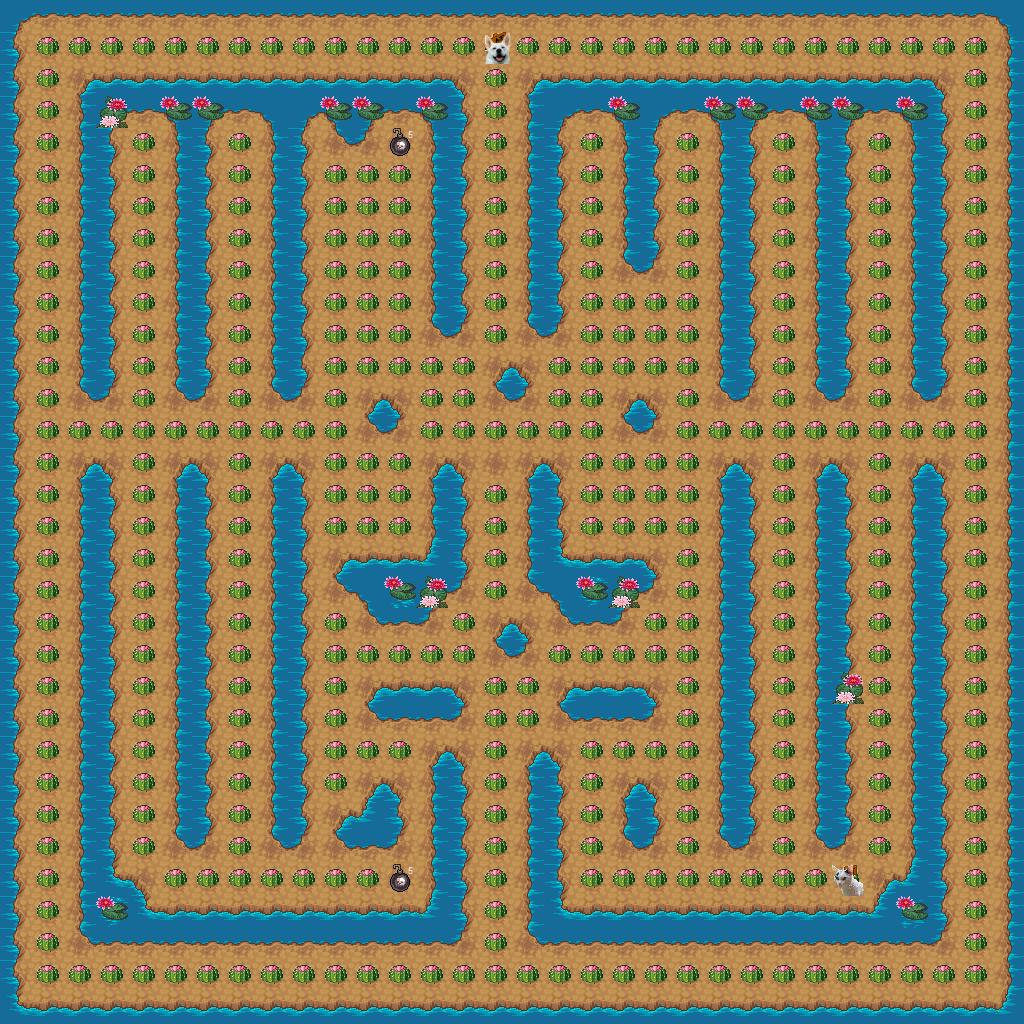

A level layout from a 2D game, rendered from its tile map. Below: a short description, then the map file with tile-grid data replaced by summaries:
An orthogonal 32x32 tile map with 32x32 px tiles, 5 tile layers (Ground, Frame, Dekor, Bonus, ...).

<map version="1.9" tiledversion="1.9.0" orientation="orthogonal" renderorder="right-down" width="32" height="32" tilewidth="32" tileheight="32" infinite="0" nextlayerid="6" nextobjectid="1">
 <editorsettings>
  <export target="../src/main/resources/maps/JustCats.tmj" format="json" />
 </editorsettings>
 <properties>
  <property name="Description">Welcome to the promised grumpy cat land. A land full of joy and meat and
cheese but also full of grumpy cats. 
Collect all pills to leave that part of the world. Cats don't like noise.
Perhaps you can find something to stunn the cat?</property>
  <property name="Name" value="Just Cats" />
 </properties>
 <tileset firstgid="1" source="Terrain.tsx" />
 <layer id="1" name="Ground" width="32" height="32">
  <data>[1024 cells, 1024 non-empty, 1 distinct tile ids]</data>
 </layer>
 <layer id="2" name="Frame" width="32" height="32">
  <data>[1024 cells, 646 non-empty, 15 distinct tile ids]</data>
 </layer>
 <layer id="3" name="Dekor" width="32" height="32">
  <data>[1024 cells, 19 non-empty, 2 distinct tile ids]</data>
 </layer>
 <layer id="4" name="Bonus" width="32" height="32">
  <data>[1024 cells, 377 non-empty, 2 distinct tile ids]</data>
 </layer>
 <layer id="5" name="Persons" width="32" height="32">
  <properties>
   <property name="enemyEmitterActive" type="bool" value="false" />
   <property name="enemyNumEmitting" type="int" value="5" />
   <property name="enemyTimeEmitting" type="int" value="6000" />
  </properties>
  <data>[1024 cells, 2 non-empty, 2 distinct tile ids]</data>
 </layer>
</map>